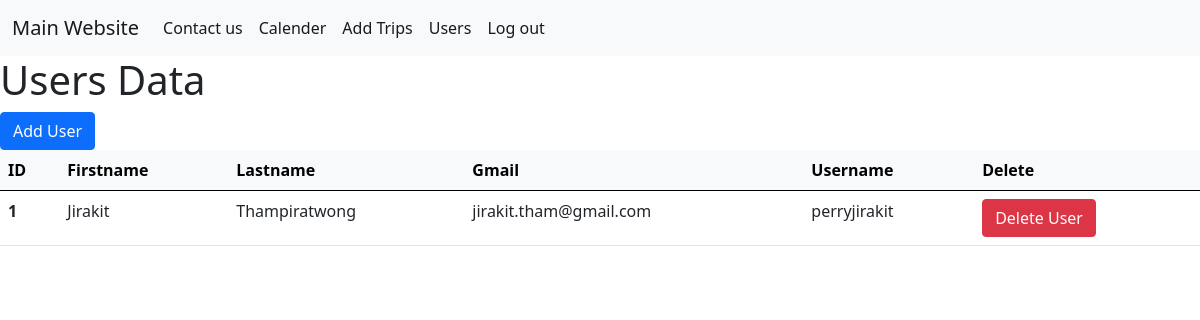
The app's page /usersdata (signed in) with its own data.
### app.py (models this page shows, shortened)
class User(db.Model, UserMixin):
    __tablename__ = "Users"
    id = db.Column(db.Integer, primary_key=True)
    firstname = db.Column(db.Text)
    lastname = db.Column(db.Text)
    username = db.Column(db.Text, unique=True)
    password = db.Column(db.Text)
    is_admin = db.Column(db.Boolean)
    gmail = db.Column(db.Text)

### app.py (the view)
@app.route("/usersdata")
@login_required
def usersdata():
    if not current_user.is_admin:
        return redirect(url_for("index"))
    users = User.query.all()
    return render_template("usersdata.html", users=users)

### app.py (called while the page is built)
@login_manager.user_loader
def load_user(user_id):
    return User.query.get(int(user_id))

### templates/usersdata.html
{% extends "base.html" %}
{% block content%}
<h1>Users Data</h1>
<a href="/usersdata/add"><button class="btn btn-primary">Add User</button></a>
<table class="table">
    <thead class="table-light">
        <tr>
            <th scope="col">ID</th>
            <th scope="col">Firstname</th>
            <th scope="col">Lastname</th>
            <th scope="col">Gmail</th>
            <th scope="col">Username</th>
            <th scope="col">Delete</th>
        </tr>
    </thead>
    <tbody>
        {% for user in users %}
        <tr>
            <th scope="row">{{user.id}}</th>
            <td>{{user.firstname}}</td>
            <td>{{user.lastname}}</td>
            <td>{{user.gmail}}</td>
            <td>{{user.username}}</td>
            <td>
                <a class="btn btn-danger" href="{{ url_for('deleteUser', id=user.id) }}">Delete User</a>
            </td>
        </tr>
        {% endfor %}
    </tbody>
</table>
{% endblock %}

### templates/base.html (shortened to what this page needs)
<!DOCTYPE html>
<html lang="en">
<head>
    <link href="styles.css" rel="stylesheet" />
    <link href="https://cdn.jsdelivr.net/npm/bootstrap@5.0.1/dist/css/bootstrap.min.css" rel="stylesheet"
>
</head>
<body>
    <nav class="navbar navbar-expand-lg navbar-light bg-light">
        <div class="container-fluid">
            <a class="navbar-brand" href="https://www.kingsbrite.co.th/">Main Website</a>
            <div class="collapse navbar-collapse" id="navbarSupportedContent">
                <ul class="navbar-nav me-auto mb-2 mb-lg-0">
                    <li class="nav-item">
                        <a class="nav-link active" href="https://www.kingsbrite.co.th/en/contactus">Contact us</a>
                    </li>
                    {% if current_user.is_authenticated %}
                    <li class="nav-item">
                        <a class="nav-link active" aria-current="page" href="{{url_for('calendar')}}">Calender</a>
                    </li>
                    {% endif %}
                    {% if current_user.is_authenticated %}
                    <li class="nav-item">
                        <a class="nav-link active" href="{{url_for('addtrips')}}">Add Trips</a>
                    </li>
                    {% endif %}
                    {% if current_user.is_authenticated and current_user.is_admin %}
                    <li class="nav-item">
                        <a class="nav-link active" href="{{url_for('usersdata')}}">Users</a>
                    </li>
                    {% endif %}
                    {% if current_user.is_authenticated %}
                    <li class="nav-item">
                        <a class="nav-link active" href="{{url_for('logout')}}">Log out</a>
                    </li>
                    {% endif %}
                </ul>
            </div>
        </div>
    </nav>
    {% block content%}
    {% endblock %}
</body>
</html>

### styles.css (style rules this page uses)
body { margin: 0; font-family: Arial, Helvetica, sans-serif; }

### records on screen
User: id "1", firstname "Jirakit", lastname "Thampiratwong", gmail "jirakit.tham@gmail.com", username "perryjirakit"
